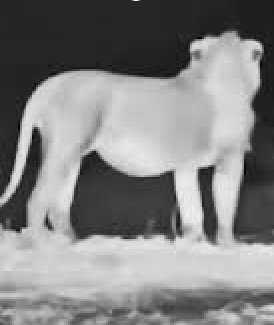
#> input picture Module_4/thermal_animal.jpg, 274 x 325 px
$ python animal_contour.py
#> lines starting #> are read from the running program, lines starting #| are printed output that depends on the picture; after the words box and inside, x2 and y2 are one past the last pixel; in counts of white or black regions, pixels touching at a corner belong together
"""
THERMAL ANIMAL BOUNDARY DETECTION

Goal:
- Find the boundary of an animal in a thermal image using only classical OpenCV operations.

How it works :
1) Preprocess: denoise + contrast enhancement (CLAHE)
2) Segment hot region: percentile or Otsu threshold
3) Clean mask: morphological close/open
4) Select animal blob: connected components (largest area by default)
5) Extract boundary: findContours + approxPolyDP
6) Save outputs: binary mask + contour overlay

Inputs:
- A thermal image (grayscale thermal is recommended).
  Example: input/thermal_animal.png

Outputs:
- output/mask_opencv.png     (binary mask of the detected animal)
- output/overlay_opencv.png  (animal boundary drawn on the image)

Run (example):
    python thermal_boundary.py --image input/thermal_animal.png --outdir output --percentile 95

Key parameters to tune:
- --percentile (default 95): lower it if the animal is not fully captured
- morphology kernel size (in code): increase if mask is noisy, decrease if detail is lost

Notes / assumptions:
- Works best when the animal is the hottest object in the scene.
- If the background contains other hot regions, you may need to tune percentile + morphology.
- This is a classical approach only; no deep learning or ML is used here.

(For comparison with SAM2):
- Export SAM2 mask to output/mask_sam2.png
- Compute IoU/Dice against output/mask_opencv.png using a separate comparison script.
"""


import cv2
import numpy as np

def segment_animal_thermal(path, out_prefix="out", percentile=95):
#> called with path = 'thermal_animal.jpg', out_prefix = 'result', percentile = 95
    img = cv2.imread(path, cv2.IMREAD_GRAYSCALE)
#> img: shape (325, 274); min 0, max 251, mean 130.3
    if img is None:
        raise FileNotFoundError(path)

    # 1) Preprocess
    den = cv2.bilateralFilter(img, d=7, sigmaColor=50, sigmaSpace=50)
    clahe = cv2.createCLAHE(clipLimit=2.0, tileGridSize=(8, 8))
    norm = clahe.apply(den)
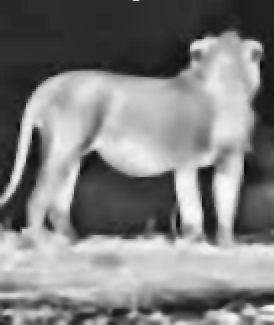
#> norm: shape (325, 274); min 11, max 250, mean 127.2

    # 2) Threshold (percentile tends to be stable on thermal)
    t = np.percentile(norm, percentile)
#> t = 225
    mask = (norm >= t).astype(np.uint8) * 255
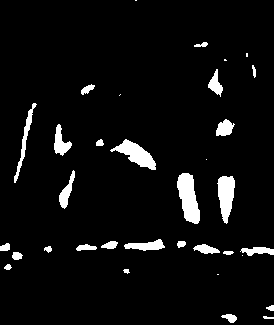
#> mask: shape (325, 274); 5.3% white; 34 white regions (7 under 20 px), largest, box (x1, y1, x2, y2) and area: (177, 173, 200, 224) 765, (110, 139, 156, 170) 607, (217, 176, 235, 224) 584

    # 3) Morphology
    k = cv2.getStructuringElement(cv2.MORPH_ELLIPSE, (9, 9))
    mask = cv2.morphologyEx(mask, cv2.MORPH_CLOSE, k, iterations=2)
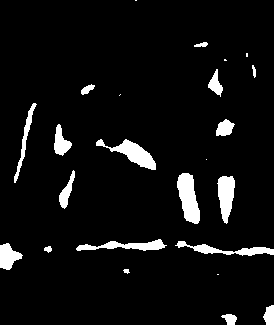
#> mask: shape (325, 274); 6% white; 24 white regions (6 under 20 px), largest, box (x1, y1, x2, y2) and area: (177, 173, 200, 224) 768, (96, 139, 156, 170) 686, (217, 176, 235, 224) 585
    mask = cv2.morphologyEx(mask, cv2.MORPH_OPEN, k, iterations=1)
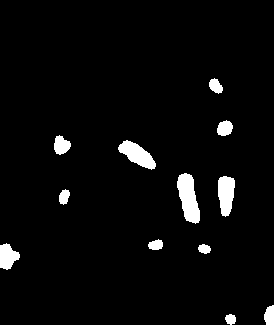
#> mask: shape (325, 274); 3.8% white; 12 white regions, largest, box (x1, y1, x2, y2) and area: (177, 173, 200, 224) 758, (118, 140, 156, 170) 578, (218, 176, 235, 217) 539

    # 4) Keep best connected component (largest area)
    num, labels, stats, _ = cv2.connectedComponentsWithStats(mask, connectivity=8)
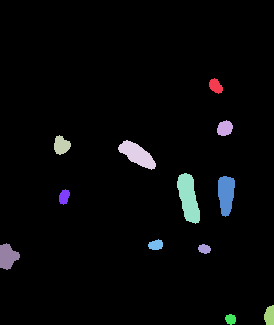
#> labels: shape (325, 274) int32; 13 distinct labels, from 0 to 12; one colour per label, 0 black
#> num = 13; stats = 13 rows, first 6: [0, 0, 274, 325, 85631], [209, 78, 14, 16, 148], [217, 120, 16, 16, 194], [54, 135, 17, 20, 235], [118, 140, 38, 30, 578], [177, 173, 23, 51, 758]
    if num <= 1:
        raise RuntimeError("No foreground found. Try lowering percentile (e.g., 90).")

    # skip label 0 (background)
    areas = stats[1:, cv2.CC_STAT_AREA]
#> areas = [148, 194, 235, 578, 758, 539, 126, 124, 364, 96, 165, 92]
    best = 1 + np.argmax(areas)
#> best = 5

    mask2 = (labels == best).astype(np.uint8) * 255
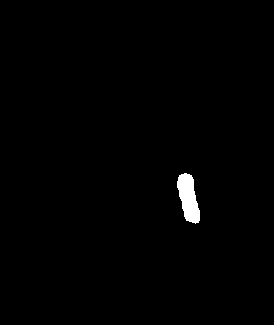
#> mask2: shape (325, 274); 0.85% white; 1 white region

    # 5) Boundary
    contours, _ = cv2.findContours(mask2, cv2.RETR_EXTERNAL, cv2.CHAIN_APPROX_SIMPLE)
#> contours = 1 contour; box (x1, y1, x2, y2) and area: (177, 173, 200, 224) 699
    if not contours:
        raise RuntimeError("No contours found.")

    cnt = max(contours, key=cv2.contourArea)
#> cnt = contour of 59 points, box (x1, y1, x2, y2) (177, 173, 200, 224), area 699

    eps = 0.005 * cv2.arcLength(cnt, True)
#> eps = 0.638
    approx = cv2.approxPolyDP(cnt, eps, True)
#> approx = contour of 22 points, box (x1, y1, x2, y2) (177, 173, 200, 224), area 706

    # Output visuals
    overlay = cv2.cvtColor(img, cv2.COLOR_GRAY2BGR)
    cv2.drawContours(overlay, [approx], -1, (0, 255, 0), 2)
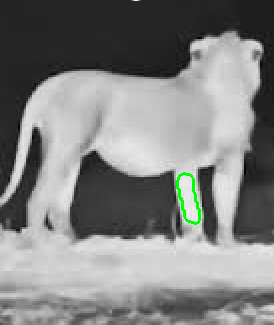
#> overlay: shape (325, 274, 3); mean B, G, R 129.4, 130.4, 129.4

    cv2.imwrite(f"{out_prefix}_mask.png", mask2)
    cv2.imwrite(f"{out_prefix}_overlay.png", overlay)
    return mask2, approx

if __name__ == "__main__":
    segment_animal_thermal("thermal_animal.jpg", out_prefix="result", percentile=95)
